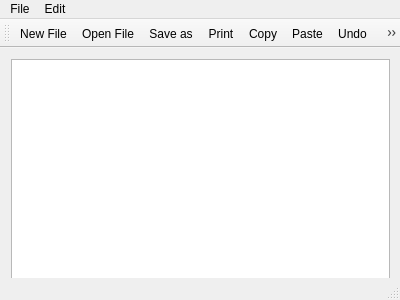
<?xml version="1.0" encoding="UTF-8"?>
<ui version="4.0">
 <class>MainWindow</class>
 <widget class="QMainWindow" name="MainWindow">
  <property name="geometry">
   <rect>
    <x>0</x>
    <y>0</y>
    <width>400</width>
    <height>300</height>
   </rect>
  </property>
  <property name="windowTitle">
   <string>MainWindow</string>
  </property>
  <widget class="QWidget" name="centralWidget">
   <widget class="QWidget" name="verticalLayoutWidget">
    <property name="geometry">
     <rect>
      <x>0</x>
      <y>0</y>
      <width>401</width>
      <height>251</height>
     </rect>
    </property>
    <layout class="QVBoxLayout" name="verticalLayout">
     <item>
      <widget class="QTextEdit" name="textEdit"/>
     </item>
    </layout>
   </widget>
  </widget>
  <widget class="QMenuBar" name="menuBar">
   <property name="geometry">
    <rect>
     <x>0</x>
     <y>0</y>
     <width>400</width>
     <height>22</height>
    </rect>
   </property>
   <widget class="QMenu" name="menuFile">
    <property name="title">
     <string>File</string>
    </property>
    <addaction name="actionNew_File"/>
    <addaction name="actionOpen_File"/>
    <addaction name="actionSave_as"/>
    <addaction name="actionPrint"/>
    <addaction name="actionExit"/>
   </widget>
   <widget class="QMenu" name="menuEdit">
    <property name="title">
     <string>Edit</string>
    </property>
    <addaction name="actionCopy"/>
    <addaction name="actionPaste"/>
    <addaction name="actionCut"/>
    <addaction name="actionUndo"/>
    <addaction name="actionRedo"/>
   </widget>
   <addaction name="menuFile"/>
   <addaction name="menuEdit"/>
  </widget>
  <widget class="QToolBar" name="mainToolBar">
   <attribute name="toolBarArea">
    <enum>TopToolBarArea</enum>
   </attribute>
   <attribute name="toolBarBreak">
    <bool>false</bool>
   </attribute>
   <addaction name="actionNew_File"/>
   <addaction name="actionOpen_File"/>
   <addaction name="actionSave_as"/>
   <addaction name="actionPrint"/>
   <addaction name="actionCopy"/>
   <addaction name="actionPaste"/>
   <addaction name="actionUndo"/>
   <addaction name="actionExit"/>
  </widget>
  <widget class="QStatusBar" name="statusBar"/>
  <action name="actionNew_File">
   <property name="icon">
    <iconset resource="resources.qrc">
     <normaloff>:/images/iconfinder_image_file_2639838.png</normaloff>
     <normalon>:/images/iconfinder_image_file_2639838.png</normalon>:/images/iconfinder_image_file_2639838.png</iconset>
   </property>
   <property name="text">
    <string>New File</string>
   </property>
  </action>
  <action name="actionOpen_File">
   <property name="icon">
    <iconset resource="resources.qrc">
     <normaloff>:/images/iconfinder_document-open_118911.png</normaloff>:/images/iconfinder_document-open_118911.png</iconset>
   </property>
   <property name="text">
    <string>Open File</string>
   </property>
  </action>
  <action name="actionSave_as">
   <property name="icon">
    <iconset resource="resources.qrc">
     <normaloff>:/images/iconfinder_floppy_285657.png</normaloff>:/images/iconfinder_floppy_285657.png</iconset>
   </property>
   <property name="text">
    <string>Save as</string>
   </property>
  </action>
  <action name="actionPrint">
   <property name="icon">
    <iconset resource="resources.qrc">
     <normaloff>:/images/iconfinder_icon-2-mail-envelope-open_314274.png</normaloff>:/images/iconfinder_icon-2-mail-envelope-open_314274.png</iconset>
   </property>
   <property name="text">
    <string>Print</string>
   </property>
  </action>
  <action name="actionCopy">
   <property name="icon">
    <iconset resource="resources.qrc">
     <normaloff>:/images/iconfinder_icon-ios7-copy_211733.png</normaloff>:/images/iconfinder_icon-ios7-copy_211733.png</iconset>
   </property>
   <property name="text">
    <string>Copy</string>
   </property>
  </action>
  <action name="actionPaste">
   <property name="icon">
    <iconset resource="resources.qrc">
     <normaloff>:/images/iconfinder_content-paste_326599.png</normaloff>:/images/iconfinder_content-paste_326599.png</iconset>
   </property>
   <property name="text">
    <string>Paste</string>
   </property>
  </action>
  <action name="actionCut">
   <property name="icon">
    <iconset resource="resources.qrc">
     <normaloff>:/images/iconfinder_content-cut_326596.png</normaloff>:/images/iconfinder_content-cut_326596.png</iconset>
   </property>
   <property name="text">
    <string>Cut</string>
   </property>
  </action>
  <action name="actionUndo">
   <property name="icon">
    <iconset resource="resources.qrc">
     <normaloff>:/images/iconfinder_063_Undo_183192.png</normaloff>:/images/iconfinder_063_Undo_183192.png</iconset>
   </property>
   <property name="text">
    <string>Undo</string>
   </property>
  </action>
  <action name="actionRedo">
   <property name="icon">
    <iconset resource="resources.qrc">
     <normaloff>:/images/iconfinder_editor-redo-arrow-reload-glyph_763333.png</normaloff>:/images/iconfinder_editor-redo-arrow-reload-glyph_763333.png</iconset>
   </property>
   <property name="text">
    <string>Redo</string>
   </property>
  </action>
  <action name="actionExit">
   <property name="icon">
    <iconset resource="resources.qrc">
     <normaloff>:/images/iconfinder_Cancel_1493282.png</normaloff>:/images/iconfinder_Cancel_1493282.png</iconset>
   </property>
   <property name="text">
    <string>Exit</string>
   </property>
  </action>
 </widget>
 <layoutdefault spacing="6" margin="11"/>
 <resources>
  <include location="resources.qrc"/>
 </resources>
 <connections/>
</ui>
